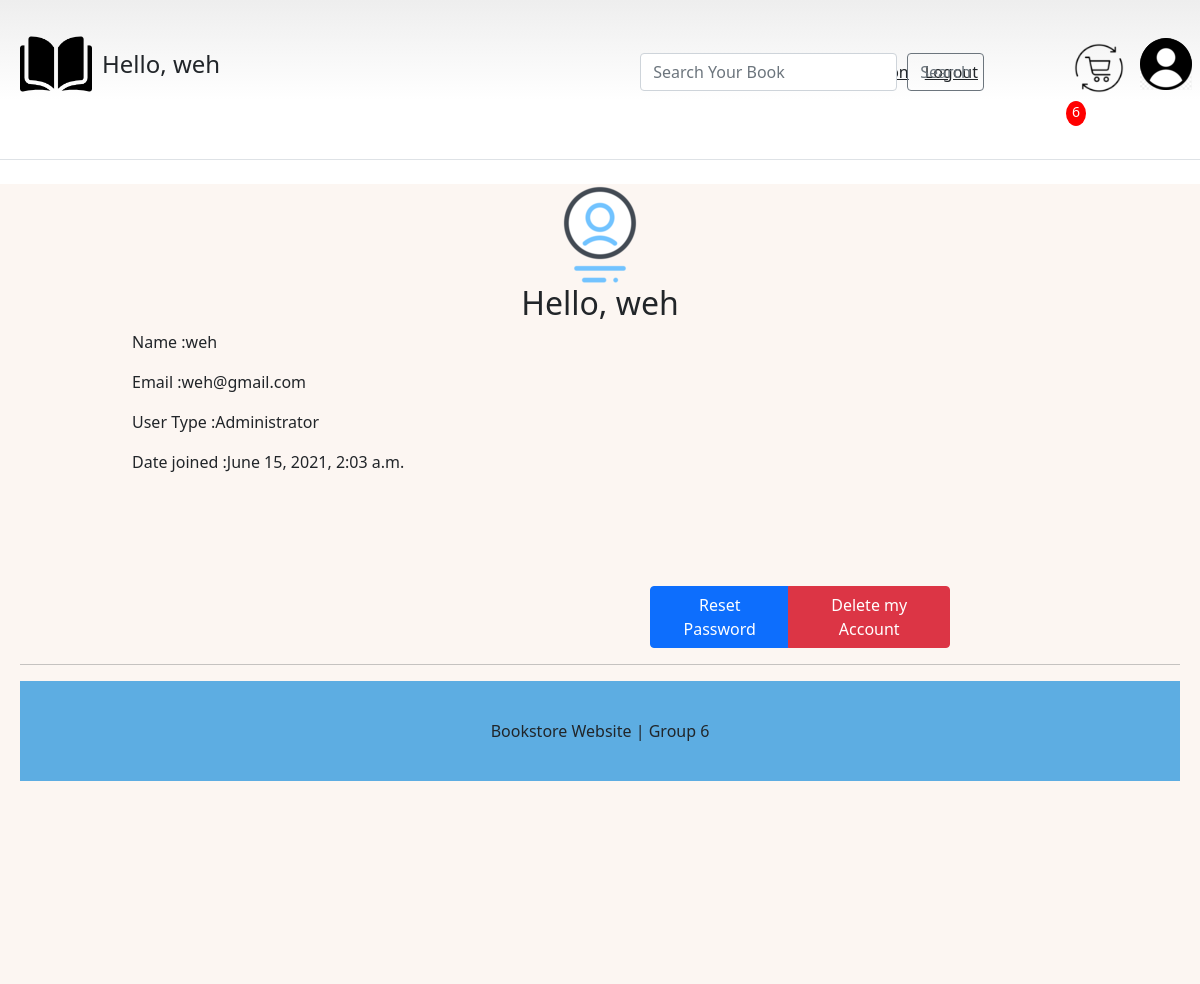
The page /profile/ (signed in) on the database its author committed.
### account/models.py (models this page shows, shortened)
class Account(AbstractUser):
    email                      = models.EmailField(verbose_name="email", max_length=60, unique=True)
    username                   = models.CharField(max_length=30, unique=True)
    usertype                   = models.CharField(max_length=30, choices= USERTYPE_CHOICES, default='Administrator')
    date_of_birth              = models.DateField(verbose_name=_("Date of birth"), blank=True, null=True)
    address1                   = models.CharField(verbose_name=_("Address line 1"), max_length=1024, blank=True, null=True)
    address2                   = models.CharField(verbose_name=_("Address line 2"), max_length=1024, blank=True, null=True)
    zip_code                   = models.CharField(verbose_name=_("Postal Code"), max_length=12, blank=True, null=True)
    city                       = models.CharField(verbose_name=_("City"), max_length=1024, blank=True, null=True)
    country                    = CountryField(blank=True, null=True)
    date_joined                = models.DateTimeField(verbose_name='date joined', auto_now_add=True)
    last_login                 = models.DateTimeField(verbose_name='last login', auto_now=True)
    is_admin                   = models.BooleanField(default=False)
    is_active                  = models.BooleanField(default=True)
    is_staff                   = models.BooleanField(default=False)
    is_superuser               = models.BooleanField(default=False)
    USERNAME_FIELD = 'username'
    REQUIRED_FIELDS = ['email']
    objects = MyAccountManager()

class Order(models.Model):
    ref_code = models.CharField(max_length=15)
    user = models.ForeignKey(Account, on_delete=models.CASCADE, blank=True, null=True)
    items = models.ManyToManyField(OrderItem)
    address = models.ForeignKey("Address", on_delete=models.SET_NULL, blank=True, null=True)
    is_ordered = models.BooleanField(default=False)
    date_ordered = models.DateTimeField(auto_now=True)

### account/views.py (the view)
# urls.py: path('profile/', profile_view, name="profile"),
@login_required(login_url='login')
def profile_view(request):
    context = {}
    return render(request, 'account/profile.html', context)

### account/templatetags/cart_template_tags.py (called while the page is built)
@register.filter
def cart_item_count(user):
    if user.is_authenticated:
        qs = Order.objects.filter(user=user, is_ordered=False)
        if qs.exists():
            order = qs[0]
            return order.items.count()
        return 0

### account/templates/account/profile.html (shortened to what this page needs)
{% extends 'base.html' %}
{% load static %}
{% block content %}
<img class="center" id="profile-icon" src="{% static 'profile.png' %}">
<h2 style="text-align: center;">Hello, {{request.user.username}}</h2>
<div class="container">
    <p>Name        :{{request.user.username}}</p>
    <p>Email       :{{request.user.email}}</p>
    <p>User Type   :{{request.user.usertype}}</p>
    <p>Date joined :{{request.user.date_joined}}</p>
</div>
<br>
<br>
<br>
<br>
<div class="d-flex justify-content-between align-items-center" style="margin:auto;max-width:300px; position:relative; left:200px">
    <div class="btn-group">
        <a href="{% url 'password_change' %}" class="btn btn-primary btn-md my-0 p" type="submit">Reset Password</a>
        <a href="{% url 'account_delete' %}" class="btn btn-danger btn-md my-0 p" type="submit">Delete my Account</a>
</div>
{% endblock content %}

### templates/snippets/header.html (shortened to what this page needs)
{% load static %}
{% load cart_template_tags %}
<link href="https://cdn.jsdelivr.net/npm/bootstrap@5.0.1/dist/css/bootstrap.min.css" rel="stylesheet">
<div class="d-flex flex-column flex-md-row align-items-center pb-3 mb-4 border-bottom">
    <a href="/" class="d-flex align-items-center text-dark text-decoration-none">
        <div class="d-flex flex-column pb-3">
            <img style="margin:auto;max-width:300px; position:relative; left:20px" class="img-fluid mx-auto d-block" src="{% static 'logoo.png' %}" alt="our logo" width="72" height="72">
        </div>
        <span class="fs-4" style="margin:auto;max-width:300px; position:relative; left:30px">
            {% if request.user.is_authenticated %}
            <p>Hello, {{request.user.username}}</p>
            {% endif %}
        </span>
    </a>
    <div class="col-12 col-lg-auto mb-3 mb-lg-0 me-lg-3">
        <form class="d-flex" method="get" action="{% url 'search-venue' %}">{% csrf_token %}
            <input style="margin:auto;max-width:300px; position:relative; left:450px" type="text" class="form-control" name="query" id="id_q" placeholder="Search Your Book" aria-label="Search">
            <button style="margin:auto;max-width:300px; position:relative; left:460px"  class="btn btn-outline-secondary" type="submit">Search</button>
        </form>
    </div>
    <nav class="d-inline-flex mt-2 mt-md-0 ms-md-auto">
        {% if request.user.is_authenticated %}
            <a class="p-2 text-dark" href="{% url 'homepage' %}">Home</a>
            <a class="p-2 text-dark" href="{% url 'book_collection' %}">Book collection</a>
            <a class="p-2 text-dark" href="{% url 'logout' %}">Logout</a>
        {% else %}
            <a class="p-2 text-dark" href="{% url 'homepage' %}">Home</a>
            <a class="p-2 text-dark" href="{% url 'login' %}">Login</a>
            <a class="btn btn-outline-primary" id="register-btn" href="{% url 'register' %}">Register</a>
        {% endif %}
    </nav>
    <div class="d-flex flex-column pb-3" style="position:relative; top:15px">
        <a class="p-2" href="{% url 'cart_summary' %}">
            <img  id="cart-icon" src="{% static 'cart.png' %}">
        </a>
        <p id="cart-total">{{request.user|cart_item_count}}</p>
    </div>
    <div class="d-flex flex-column pb-3">
        <a class="p-2" href="{% url 'profile' %}">
            <img  id="profile-icon" src="{% static 'profilee.png' %}">
        </a>
    </div>
</div>

### templates/snippets/header.html (style rules this page uses)
body { background-image: linear-gradient(180deg, #eee, #fff 100px, #fff); }
@media (min-width: 768px) { html { font-size: 16px; } }
.container { max-width: 960px; }
form { width: 100%; }
#cart-icon { width:50px; display: inline-block; margin-left: 80px; position: relative; margin-top: 20px; }
#cart-total { display: block; text-align: center; color:#fff; background-color: red; width: 20px; height: 25px; border-radius: 50%; font-size: 14px; margin-left: 80px; margin-top: 0px; }

### templates/snippets/base_css.html (style rules this page uses)
body { background-color: skyblue; }

### account/templates/account/profile.html (style rules this page uses)
.center { display: block; margin-left: auto; margin-right: auto; }
.container { display: block; margin-left: auto; margin-right: auto; }

### rows shown on the page
Account: user.username "weh", user|cart_item_count "6", user.email "weh@gmail.com", user.usertype "Administrator", user.date_joined "June 15, 2021, 2:03 a.m."
